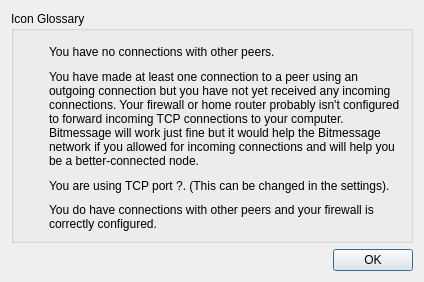
<?xml version="1.0" encoding="UTF-8"?>
<ui version="4.0">
 <class>iconGlossaryDialog</class>
 <widget class="QDialog" name="iconGlossaryDialog">
  <property name="geometry">
   <rect>
    <x>0</x>
    <y>0</y>
    <width>424</width>
    <height>282</height>
   </rect>
  </property>
  <property name="windowTitle">
   <string>Icon Glossary</string>
  </property>
  <layout class="QGridLayout" name="gridLayout">
   <item row="0" column="0">
    <widget class="QGroupBox" name="groupBox">
     <property name="title">
      <string>Icon Glossary</string>
     </property>
     <layout class="QGridLayout" name="gridLayout_2">
      <item row="0" column="0">
       <widget class="QLabel" name="label">
        <property name="text">
         <string/>
        </property>
        <property name="pixmap">
         <pixmap resource="bitmessage_icons.qrc">:/newPrefix/images/redicon.png</pixmap>
        </property>
       </widget>
      </item>
      <item row="0" column="1">
       <widget class="QLabel" name="label_2">
        <property name="text">
         <string>You have no connections with other peers. </string>
        </property>
       </widget>
      </item>
      <item row="1" column="0">
       <widget class="QLabel" name="label_3">
        <property name="text">
         <string/>
        </property>
        <property name="pixmap">
         <pixmap resource="bitmessage_icons.qrc">:/newPrefix/images/yellowicon.png</pixmap>
        </property>
       </widget>
      </item>
      <item row="1" column="1" rowspan="2">
       <widget class="QLabel" name="label_4">
        <property name="text">
         <string>You have made at least one connection to a peer using an outgoing connection but you have not yet received any incoming connections. Your firewall or home router probably isn't configured to forward incoming TCP connections to your computer. Bitmessage will work just fine but it would help the Bitmessage network if you allowed for incoming connections and will help you be a better-connected node.</string>
        </property>
        <property name="alignment">
         <set>Qt::AlignLeading|Qt::AlignLeft|Qt::AlignTop</set>
        </property>
        <property name="wordWrap">
         <bool>true</bool>
        </property>
       </widget>
      </item>
      <item row="2" column="0" rowspan="2">
       <spacer name="verticalSpacer">
        <property name="orientation">
         <enum>Qt::Vertical</enum>
        </property>
        <property name="sizeHint" stdset="0">
         <size>
          <width>20</width>
          <height>73</height>
         </size>
        </property>
       </spacer>
      </item>
      <item row="3" column="1">
       <widget class="QLabel" name="labelPortNumber">
        <property name="text">
         <string notr="true">You are using TCP port ?. (This can be changed in the settings).</string>
        </property>
       </widget>
      </item>
      <item row="4" column="0">
       <widget class="QLabel" name="label_5">
        <property name="text">
         <string/>
        </property>
        <property name="pixmap">
         <pixmap resource="bitmessage_icons.qrc">:/newPrefix/images/greenicon.png</pixmap>
        </property>
       </widget>
      </item>
      <item row="4" column="1">
       <widget class="QLabel" name="label_6">
        <property name="text">
         <string>You do have connections with other peers and your firewall is correctly configured.</string>
        </property>
        <property name="wordWrap">
         <bool>true</bool>
        </property>
       </widget>
      </item>
     </layout>
    </widget>
   </item>
   <item row="1" column="0">
    <widget class="QDialogButtonBox" name="buttonBox">
     <property name="orientation">
      <enum>Qt::Horizontal</enum>
     </property>
     <property name="standardButtons">
      <set>QDialogButtonBox::Ok</set>
     </property>
    </widget>
   </item>
  </layout>
 </widget>
 <resources>
  <include location="bitmessage_icons.qrc"/>
 </resources>
 <connections>
  <connection>
   <sender>buttonBox</sender>
   <signal>accepted()</signal>
   <receiver>iconGlossaryDialog</receiver>
   <slot>accept()</slot>
   <hints>
    <hint type="sourcelabel">
     <x>248</x>
     <y>254</y>
    </hint>
    <hint type="destinationlabel">
     <x>157</x>
     <y>274</y>
    </hint>
   </hints>
  </connection>
  <connection>
   <sender>buttonBox</sender>
   <signal>rejected()</signal>
   <receiver>iconGlossaryDialog</receiver>
   <slot>reject()</slot>
   <hints>
    <hint type="sourcelabel">
     <x>316</x>
     <y>260</y>
    </hint>
    <hint type="destinationlabel">
     <x>286</x>
     <y>274</y>
    </hint>
   </hints>
  </connection>
 </connections>
</ui>
